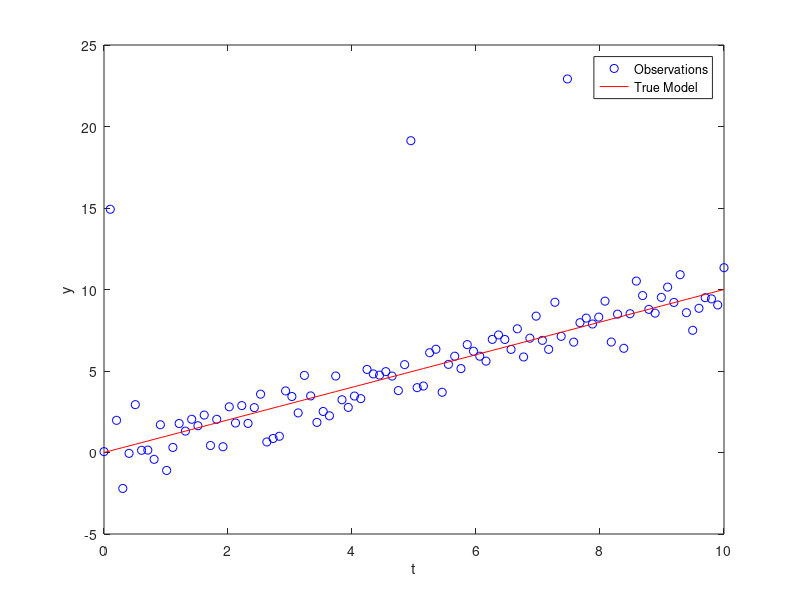
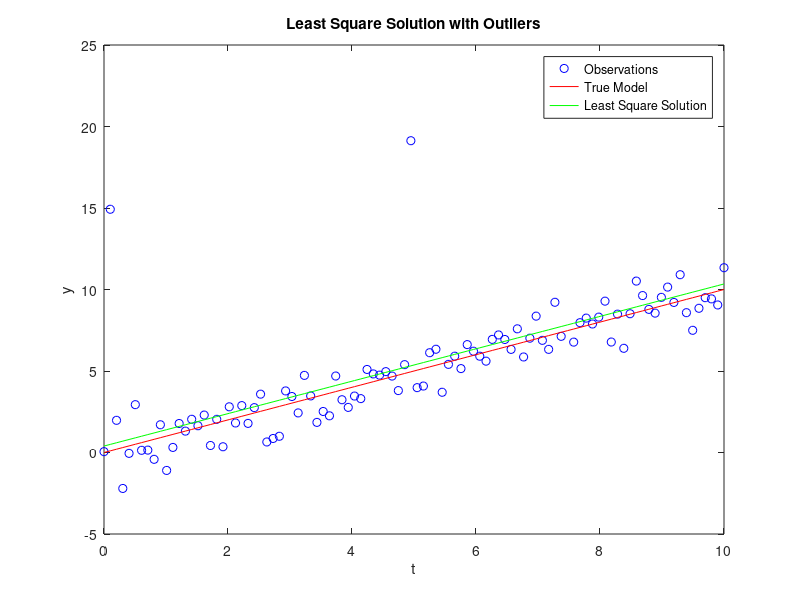
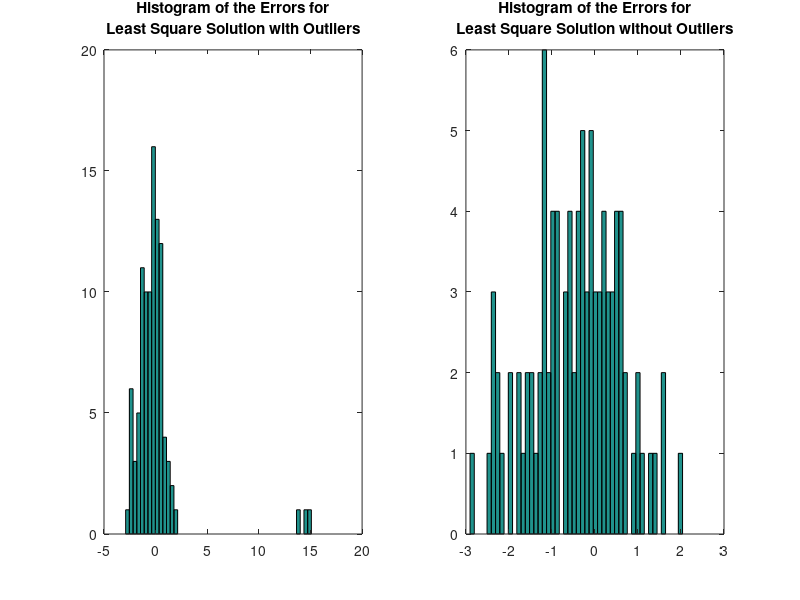
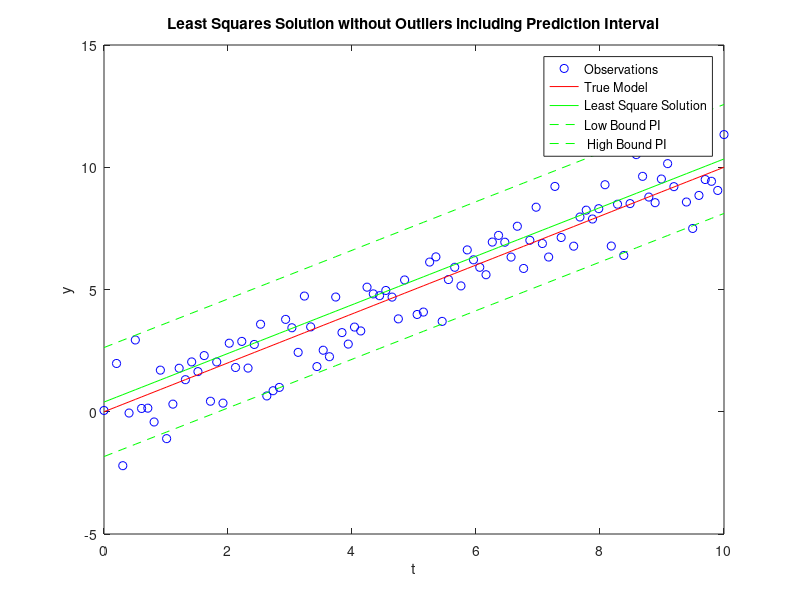

Reproduce these figures in MATLAB, in order. (Note: this script raises an error after producing the figures.)
%% PROBLEM 1
close all
clear all
clc

%% Q1: PLOT DATA

data_pb1=load('Problem1Data.mat');

ti=data_pb1.t;
y_obs=data_pb1.y;

alpha=1.0;
beta=0.0;

y_true=alpha*ti+beta;

figure(1)
plot(ti,y_obs,'bo',ti,y_true,'r');
legend('Observations','True Model')
xlabel('t')
ylabel('y')

%% Used in all problems
n=length(y_true);
A=[ti,ones(n,1)];
b=y_obs;
p=2;


%% Q2: l2 Squares Estimation

H=A'*A;
g=-A'*b;
gamma=-1/2*(b)'*b;

x_ls=-H\g;

y_ls=A*x_ls;
figure(2)
plot(ti,y_obs,'bo',ti,y_true,'r',ti,y_ls,'g');
title('Least Square Solution with Outliers')
legend('Observations','True Model','Least Square Solution')
xlabel('t')
ylabel('y')

%Histogram with outliers
res_ls=y_obs-y_ls;
figure(3)
subplot(1,2,1)
hist(res_ls,50);
title({'Histogram of the Errors for', 'Least Square Solution with Outliers'})

%Histogram without outliers
idx=find(res_ls>12);
res_ls_wo=res_ls;
res_ls_wo(idx)=[];
n2=length(res_ls_wo);

subplot(1,2,2)
hist(res_ls_wo,50);
title({'Histogram of the Errors for','Least Square Solution without Outliers'})
set(gcf,'units','points','position',[10,10,1000,350])

%Define new variables and remove outliers from this data
ti_wo = ti;
y_obs_wo = y_obs;
y_ls_wo = y_ls;
y_true_wo = y_true;

ti_wo(idx)=[];
y_obs_wo(idx)=[];
y_ls_wo(idx)=[];
y_true_wo(idx)=[];

%Goodness of the fit

%Predictions
std_noise = sqrt(sum(res_ls_wo.^2)/(n2-p));
PI_data_ls = y_ls_wo + tinv([0.025  0.975],n2-p) * std_noise;

%Investigation additional prediction interval methods. The former yields
%the same result and the latter yields a very narrow interval. They have
%been plotted to compare.

%{
PI_data_ls_wo = y_ls_wo + tinv([0.025  0.975],n2-p-2) .* (std_noise * sqrt( 1 + 1/(n2-p) + (ti_wo-mean(ti_wo)).^2 / sum( (ti_wo-mean(ti_wo)).^2 ) ) );

for i = 1:n2
PI_data_ls_wo2(i,:) = y_ls_wo(i) + tinv([0.025 0.975],n2-p) * ( [ti_wo(i); 1]'*inv(H)*[ti_wo(i); 1] );
end

figure(5)
plot(ti_wo,y_true_wo,'r',ti_wo,y_ls_wo,'g',ti_wo,PI_data_ls(:,1),'--g',ti_wo,PI_data_ls(:,2),'--g')
figure(6)
plot(ti_wo,y_true_wo,'r',ti_wo,y_ls_wo,'g',ti_wo,PI_data_ls_wo(:,1),'--g',ti_wo,PI_data_ls_wo(:,2),'--g')
figure(7)
plot(ti_wo,y_true_wo,'r',ti_wo,y_ls_wo,'g',ti_wo,PI_data_ls_wo2(:,1),'--g',ti_wo,PI_data_ls_wo2(:,2),'--g')
%}

figure(4)
plot(ti_wo,y_obs_wo,'bo',ti_wo,y_true_wo,'r',ti_wo,y_ls_wo,'g',ti_wo,PI_data_ls(:,1),'--g',ti_wo,PI_data_ls(:,2),'--g');
title('Least Squares Solution without Outliers including Prediction Interval')
legend('Observations','True Model','Least Square Solution','Low Bound PI',' High Bound PI')
xlabel('t')
ylabel('y')


%Confidence Interval for the Parameters in x
cov_param = std_noise^2*inv(H);
std_param = diag(sqrt(cov_param));
for i = 1:2
    confint_param_ls(i,:) = x_ls(i)+tinv([0.025  0.975],p)*std_param(i);
end
disp('LS: Confidence Interval for Parameters')
disp(confint_param_ls)

T = table(x_ls, tinv(0.975,p)*std_param, std_param, corrcov(cov_param));
T.Properties.VariableNames = {'Estimate','ConfidenceInterval','Variance','CorrelationMatrix'};
T.Properties.RowNames = {'x1','x2'};
disp(T)

%% Q3: l1  Estimation

f_lp=[zeros(p,1);ones(n,1)];
A_lp=[-A,-eye(n);A,-eye(n)];
b_lp=[-b;b];
  
x_l1 = linprog(f_lp,A_lp,b_lp); 
x_l1=x_l1(1:2);
y_l1=A*x_l1;

figure(5)
plot(ti,y_obs,'bo',ti,y_true,'r',ti,y_l1,'g');
legend('Observations','True Model','L1 Estimate')
title('L1 Estimate')
xlabel('t')
ylabel('y')

%Histogram with outliers
res_l1=y_obs-y_l1;
figure(6)
subplot(1,2,1)
hist(res_l1,50);
title('Histogram of the errors for L1 Estimate Solution')

%Histogram without outliers
idx=find(res_l1>12);
res_l1_wo=res_l1;
res_l1_wo(idx)=[];
n2=length(res_l1_wo);


subplot(1,2,2)
hist(res_l1_wo,50);
title('Histogram of the errors for L1 Estimate without outliers')

%Goodness of the fit

%Predictions
std_noise=sqrt(sum(res_l1_wo.^2)/length(res_l1_wo));
PI_data_l1 = y_l1 + tinv([0.025  0.975],n2-p) * std_noise;

figure(7)
plot(ti,y_obs,'bo',ti,y_true,'r',ti,y_l1,'g',ti,PI_data_l1(:,1),'--g',ti,PI_data_l1(:,2),'--g');
legend('Observations','True Model','L1 Estimate','Low Bound PI',' High Bound PI')
xlabel('t')
ylabel('y')

%Parameters
cov_param=cov(x_l1);
std_param=diag(sqrt(cov_param));
PI_param_l1=x_l1+tinv([0.025  0.975],p)*std_param;
disp('L1: PI for parameters')
disp(PI_param_l1)

%% Q4 L-inf Estimation



